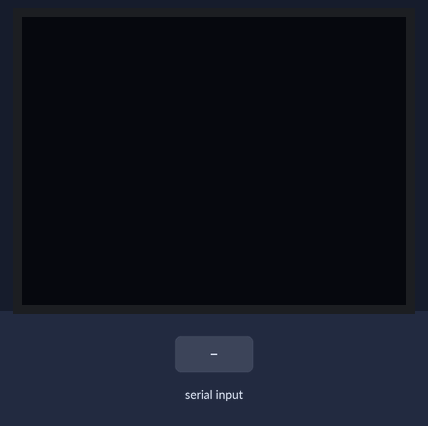
The program below on a simulated Arduino Uno, built with avr-gcc and run on an emulated ATmega328P. Parts: 128×96 one-colour display. Inputs (shaded band) come from the test bench. What the program prints to the serial monitor is not drawn.

Above: at 1.2 s.
1.3 s: "1\n" received over Serial
3.8 s: "0\n" received over Serial
At 5.9 s:
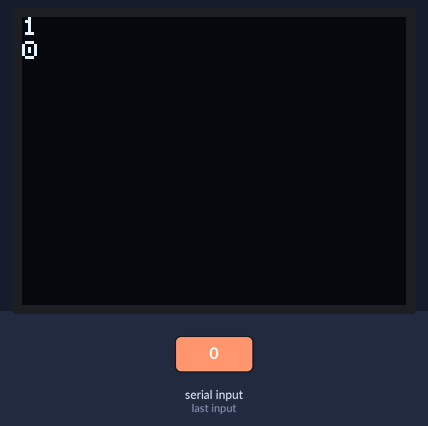
6.3 s: "2\n" received over Serial
Timing chart, 0 to 9.3 s (numbered marks = the images above; inputs shaded):
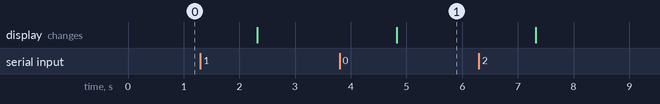

The program:

main.cpp
```cpp
#include <Arduino.h>
#include <TVout.h>
#include <stdint.h>

#include "font.h"
#include "utils.h"
#include "commands.h"

#define BAUDRATE 3884
#define HORIZONTAL_RESOLUTION 128
#define VERTICAL_RESOLUTION 96

TVout TV;

// TODO: Rewrite this
void handle_data(const char* data, int data_length) {
  switch (data[0])
  {
    case SET_CURSOR_COMMAND:
    {
      if(data_length < SET_CURSOR_COMMAND_LENGTH) {
        Serial.println("ERROR");
        return;
      }

      uint8_t x = data[1];
      uint8_t y = data[2];

    #ifdef DEBUG
      Serial.print("Setting cursor: x - ");
      Serial.print(x);
      Serial.print(" ; y - ");
      Serial.print(y);
      Serial.println();
    #endif

      TV.set_cursor(x, y);
      return;
    }
    case SET_PIXEL_COMMAND:
    {
      if(data_length < SET_PIXEL_COMMAND_LENGTH) {
        Serial.println("ERROR");
        return;
      }

      uint8_t x = data[1];
      uint8_t y = data[2];
      char c = data[3];

    #ifdef DEBUG
      Serial.print("Setting pixel: x - ");
      Serial.print(x);
      Serial.print(" ; y - ");
      Serial.print(y);
      Serial.print(" ; character - ");
      Serial.print(c);
      Serial.println();
    #endif

      TV.set_pixel(x, y, c);
      return;
    }
    case FILL_SCREEN_COMMAND:
    {
      if(data_length < FILL_SCREEN_COMMAND_LENGTH) {
        Serial.println("ERROR");
        return;
      }

      uint8_t color = data[1];

    #ifdef DEBUG
      Serial.print("Filling screen: color - ");
      Serial.print(color);
      Serial.println();
    #endif

      TV.fill(color);
      return;
    }
    default:
    {
      TV.print(const_cast<char*>(data));
      break;
    }
  }
}

void setup() {
  Serial.begin(BAUDRATE);

  TV.begin(PAL, HORIZONTAL_RESOLUTION, VERTICAL_RESOLUTION);
  TV.select_font(font6x8);
}

void loop() {
  if(Serial.available() == 0) return;

  String data = Serial.readStringUntil('\x00');
  Serial.println(data); // Echo data back

  if(data.length() < 2) {
    return;
  }

  handle_data(data.c_str(), data.length());
}
```

commands.h
```cpp
#pragma once
#include <Arduino.h>

#define SET_CURSOR_COMMAND '\x10'
#define SET_CURSOR_COMMAND_LENGTH 4 // 0x10 x y 0x00

#define SET_PIXEL_COMMAND '\x11'
#define SET_PIXEL_COMMAND_LENGTH 5 // 0x11 x y character 0x00

#define FILL_SCREEN_COMMAND '\x12'
#define FILL_SCREEN_COMMAND_LENGTH 3 // 0x12 color 0x00
```

font.h
```cpp
#pragma once

#include <avr/pgmspace.h>

PROGMEM const unsigned char font6x8[] = {

	6,8,32,
	//32 Space
	0b00000000,
	0b00000000,
	0b00000000,
	0b00000000,
	0b00000000,
	0b00000000,
	0b00000000,
	0b00000000,
	//33 Exclamation !
	0b01000000,
	0b01000000,
	0b01000000,
	0b01000000,
	0b01000000,
	0b00000000,
	0b01000000,
	0b00000000,
	//34 Quotes "
	0b01010000,
	0b01010000,
	0b01010000,
	0b00000000,
	0b00000000,
	0b00000000,
	0b00000000,
	0b00000000,
	//35 Number #
	0b00000000,
	0b00000000,
	0b01010000,
	0b11111000,
	0b01010000,
	0b11111000,
	0b01010000,
	0b00000000,
	//36 Dollars $
	0b00100000,
	0b01110000,
	0b10100000,
	0b01110000,
	0b00101000,
	0b01110000,
	0b00100000,
	0b00000000,
	//37 Percent %
	0b00000000,
	0b11001000,
	0b11010000,
	0b00100000,
	0b01011000,
	0b10011000,
	0b00000000,
	0b00000000,
	//38 Ampersand &
	0b00100000,
	0b01010000,
	0b10000000,
	0b01000000,
	0b10101000,
	0b10010000,
	0b01101000,
	0b00000000,
	//39 Single Quote '
	0b01000000,
	0b01000000,
	0b01000000,
	0b00000000,
	0b00000000,
	0b00000000,
	0b00000000,
	0b00000000,
	//40 Left Parenthesis (
	0b00010000,
	0b00100000,
	0b01000000,
	0b01000000,
	0b01000000,
	0b00100000,
	0b00010000,
	0b00000000,
	//41 Right Parenthesis )
	0b01000000,
	0b00100000,
	0b00010000,
	0b00010000,
	0b00010000,
	0b00100000,
	0b01000000,
	0b00000000,
	//42 Star *
	0b00010000,
	0b00111000,
	0b00010000,
	0b00000000,
	0b00000000,
	0b00000000,
	0b00000000,
	0b00000000,
	//43 Plus +
	0b00000000,
	0b00100000,
	0b00100000,
	0b11111000,
	0b00100000,
	0b00100000,
	0b00000000,
	0b00000000,
	//44 Comma ,
	0b00000000,
	0b00000000,
	0b00000000,
	0b00000000,
	0b00000000,
	0b00010000,
	0b00010000,
	0b00000000,
	//45 Minus -
	0b00000000,
	0b00000000,
	0b00000000,
	0b11111000,
	0b00000000,
	0b00000000,
	0b00000000,
	0b00000000,
	//46 Period .
	0b00000000,
	0b00000000,
	0b00000000,
	0b00000000,
	0b00000000,
	0b00010000,
	0b00000000,
	0b00000000,
	// 47 Backslash /
	0b00000000,
	0b00001000,
	0b00010000,
	0b00100000,
	0b01000000,
	0b10000000,
	0b00000000,
	0b00000000,
	// 48 Zero
	0b01110000,
	0b10001000,
	0b10101000,
	0b10101000,
	0b10001000,
	0b01110000,
	0b00000000,
	0b00000000,
	//49 One
	0b00100000,
	0b01100000,
	0b00100000,
	0b00100000,
	0b00100000,
	0b01110000,
	0b00000000,
	0b00000000,
	//50 two
	0b01110000,
	0b10001000,
	0b00010000,
	0b00100000,
	0b01000000,
	0b11111000,
	0b00000000,
	0b00000000,
	 //51 Three
	0b11111000,
	0b00010000,
	0b00100000,
	0b00010000,
	0b10001000,
	0b01110000,
	0b00000000,
	0b00000000,
	//52 Four
	0b10010000,
	0b10010000,
	0b10010000,
	0b11111000,
	0b00010000,
	0b00010000,
	0b00000000,
	0b00000000,
	//53 Five
	0b11111000,
	0b10000000,
	0b11110000,
	0b00001000,
	0b10001000,
	0b01110000,
	0b00000000,
	0b00000000,
	//54 Six
	0b01110000,
	0b10000000,
	0b11110000,
	0b10001000,
	0b10001000,
	0b01110000,
	0b00000000,
	0b00000000,
	//55 Seven
	0b11111000,
	0b00001000,
	0b00010000,
	0b00100000,
	0b01000000,
	0b10000000,
	0b00000000,
	0b00000000,
	//56 Eight
	0b01110000,
	0b10001000,
	0b01110000,
	0b10001000,
	0b10001000,
	0b01110000,
	0b00000000,
	0b00000000,
	//57 Nine
	0b01110000,
	0b10001000,
	0b10001000,
	0b01111000,
	0b00001000,
	0b01110000,
	0b00000000,
	0b00000000,
	//58 :
	0b00000000,
	0b00000000,
	0b00100000,
	0b00000000,
	0b00000000,
	0b00100000,
	0b00000000,
	0b00000000,
	//59 ;
	0b00000000,
	0b00000000,
	0b00100000,
	0b00000000,
	0b00100000,
	0b00100000,
	0b01000000,
	0b00000000,
	//60 <
	0b00000000,
	0b00011000,
	0b01100000,
	0b10000000,
	0b01100000,
	0b00011000,
	0b00000000,
	0b00000000,
	//61 =
	0b00000000,
	0b00000000,
	0b01111000,
	0b00000000,
	0b01111000,
	0b00000000,
	0b00000000,
	0b00000000,
	//62 >
	0b00000000,
	0b11000000,
	0b00110000,
	0b00001000,
	0b00110000,
	0b11000000,
	0b00000000,
	0b00000000,
	//63 ?
	0b01100000,
	0b10010000,
	0b00100000,
	0b00100000,
	0b00000000,
	0b00100000,
	0b00000000,
	0b00000000,
	//64 @
	0b01110000,
	0b10001000,
	0b10011000,
	0b10101000,
	0b10010000,
	0b10001000,
	0b01110000,
	0b00000000,
	//65 A
	0b00100000,
	0b01010000,
	0b10001000,
	0b11111000,
	0b10001000,
	0b10001000,
	0b00000000,
	0b00000000,
	//B
	0b11110000,
	0b10001000,
	0b11110000,
	0b10001000,
	0b10001000,
	0b11110000,
	0b00000000,
	0b00000000,
	//C
	0b01110000,
	0b10001000,
	0b10000000,
	0b10000000,
	0b10001000,
	0b01110000,
	0b00000000,
	0b00000000,
	//D
	0b11110000,
	0b10001000,
	0b10001000,
	0b10001000,
	0b10001000,
	0b11110000,
	0b00000000,
	0b00000000,
	//E
	0b11111000,
	0b10000000,
	0b11111000,
	0b10000000,
	0b10000000,
	0b11111000,
	0b00000000,
	0b00000000,
	//F
	0b11111000,
	0b10000000,
	0b11110000,
	0b10000000,
	0b10000000,
	0b10000000,
	0b00000000,
	0b00000000,
	//G
	0b01110000,
	0b10001000,
	0b10000000,
	0b10011000,
	0b10001000,
	0b01110000,
	0b00000000,
	0b00000000,
	//H
	0b10001000,
	0b10001000,
	0b11111000,
	0b10001000,
	0b10001000,
	0b10001000,
	0b00000000,
	0b00000000,
	//I
	0b01110000,
	0b00100000,
	0b00100000,
	0b00100000,
	0b00100000,
	0b01110000,
	0b00000000,
	0b00000000,
	//J
	0b00111000,
	0b00010000,
	0b00010000,
	0b00010000,
	0b10010000,
	0b01100000,
	0b00000000,
	0b00000000,
	//K
	0b10001000,
	0b10010000,
	0b11100000,
	0b10100000,
	0b10010000,
	0b10001000,
	0b00000000,
	0b00000000,
	//L
	0b10000000,
	0b10000000,
	0b10000000,
	0b10000000,
	0b10000000,
	0b11111000,
	0b00000000,
	0b00000000,
	//M
	0b10001000,
	0b11011000,
	0b10101000,
	0b10101000,
	0b10001000,
	0b10001000,
	0b00000000,
	0b00000000,
	//N
	0b10001000,
	0b10001000,
	0b11001000,
	0b10101000,
	0b10011000,
	0b10001000,
	0b00000000,
	0b00000000,
	//O
	0b01110000,
	0b10001000,
	0b10001000,
	0b10001000,
	0b10001000,
	0b01110000,
	0b00000000,
	0b00000000,
	//P
	0b11110000,
	0b10001000,
	0b11110000,
	0b10000000,
	0b10000000,
	0b10000000,
	0b00000000,
	0b00000000,
	//Q
	0b01110000,
	0b10001000,
	0b10001000,
	0b10101000,
	0b10010000,
	0b01101000,
	0b00000000,
	0b00000000,
	//R
	0b11110000,
	0b10001000,
	0b11110000,
	0b10100000,
	0b10010000,
	0b10001000,
	0b00000000,
	0b00000000,
	//S
	0b01111000,
	0b10000000,
	0b01110000,
	0b00001000,
	0b00001000,
	0b11110000,
	0b00000000,
	0b00000000,
	//T
	0b11111000,
	0b00100000,
	0b00100000,
	0b00100000,
	0b00100000,
	0b00100000,
	0b00000000,
	0b00000000,
	//U
	0b10001000,
	0b10001000,
	0b10001000,
	0b10001000,
	0b10001000,
	0b01110000,
	0b00000000,
	0b00000000,
	//V
	0b10001000,
	0b10001000,
	0b10001000,
	0b10001000,
	0b01010000,
	0b00100000,
	0b00000000,
	0b00000000,
	//W
	0b10001000,
	0b10001000,
	0b10101000,
	0b10101000,
	0b10101000,
	0b01010000,
	0b00000000,
	0b00000000,
	//X
	0b10001000,
	0b01010000,
	0b00100000,
	0b01010000,
	0b10001000,
	0b10001000,
	0b00000000,
	0b00000000,
	//Y
	0b10001000,
	0b10001000,
	0b01010000,
	0b00100000,
	0b00100000,
	0b00100000,
	0b00000000,
	0b00000000,
	//Z
	0b11111000,
	0b00001000,
	0b00010000,
	0b00100000,
	0b01000000,
	0b11111000,
	0b00000000,
	0b00000000,
	//91 [
	0b11100000,
	0b10000000,
	0b10000000,
	0b10000000,
	0b10000000,
	0b11100000,
	0b00000000,
	0b00000000,
	//92 (backslash)
	0b00000000,
	0b10000000,
	0b01000000,
	0b00100000,
	0b00010000,
	0b00001000,
	0b00000000,
	0b00000000,
	//93 ]
	0b00111000,
	0b00001000,
	0b00001000,
	0b00001000,
	0b00001000,
	0b00111000,
	0b00000000,
	0b00000000,
	//94 ^
	0b00100000,
	0b01010000,
	0b00000000,
	0b00000000,
	0b00000000,
	0b00000000,
	0b00000000,
	0b00000000,
	//95 _
	0b00000000,
	0b00000000,
	0b00000000,
	0b00000000,
	0b00000000,
	0b00000000,
	0b11111000,
	0b00000000,
	//96 `
	0b10000000,
	0b01000000,
	0b00000000,
	0b00000000,
	0b00000000,
	0b00000000,
	0b00000000,
	0b00000000,
	//97 a
	0b00000000,
	0b01100000,
	0b00010000,
	0b01110000,
	0b10010000,
	0b01100000,
	0b00000000,
	0b00000000,
	//98 b
	0b10000000,
	0b10000000,
	0b11100000,
	0b10010000,
	0b10010000,
	0b11100000,
	0b00000000,
	0b00000000,
	//99 c
	0b00000000,
	0b00000000,
	0b01110000,
	0b10000000,
	0b10000000,
	0b01110000,
	0b00000000,
	0b00000000,
	// 100 d
	0b00010000,
	0b00010000,
	0b01110000,
	0b10010000,
	0b10010000,
	0b01110000,
	0b00000000,
	0b00000000,
	//101 e
	0b00000000,
	0b01100000,
	0b10010000,
	0b11110000,
	0b10000000,
	0b01110000,
	0b00000000,
	0b00000000,
	//102 f
	0b00110000,
	0b01000000,
	0b11100000,
	0b01000000,
	0b01000000,
	0b01000000,
	0b00000000,
	0b00000000,
	//103 g
	0b00000000,
	0b01100000,
	0b10010000,
	0b01110000,
	0b00010000,
	0b00010000,
	0b01100000,
	0b00000000,
	//104 h
	0b10000000,
	0b10000000,
	0b11100000,
	0b10010000,
	0b10010000,
	0b10010000,
	0b00000000,
	0b00000000,
	//105 i
	0b00100000,
	0b00000000,
	0b00100000,
	0b00100000,
	0b00100000,
	0b01110000,
	0b00000000,
	0b00000000,
	//106 j
	0b00010000,
	0b00000000,
	0b00110000,
	0b00010000,
	0b00010000,
	0b00010000,
	0b01100000,
	0b00000000,
	//107 k
	0b10000000,
	0b10010000,
	0b10100000,
	0b11000000,
	0b10100000,
	0b10010000,
	0b00000000,
	0b00000000,
	//108 l
	0b01100000,
	0b00100000,
	0b00100000,
	0b00100000,
	0b00100000,
	0b01110000,
	0b00000000,
	0b00000000,
	//109 m
	0b00000000,
	0b00000000,
	0b01010000,
	0b10101000,
	0b10101000,
	0b10101000,
	0b00000000,
	0b00000000,
	//110 n
	0b00000000,
	0b00000000,
	0b11110000,
	0b10001000,
	0b10001000,
	0b10001000,
	0b00000000,
	0b00000000,
	//111 o
	0b00000000,
	0b00000000,
	0b01100000,
	0b10010000,
	0b10010000,
	0b01100000,
	0b00000000,
	0b00000000,
	//112 p
	0b00000000,
	0b00000000,
	0b01100000,
	0b10010000,
	0b11110000,
	0b10000000,
	0b10000000,
	0b00000000,
	//113 q
	0b00000000,
	0b00000000,
	0b01100000,
	0b10010000,
	0b11110000,
	0b00010000,
	0b00010000,
	0b00000000,
	//114 r
	0b00000000,
	0b00000000,
	0b10110000,
	0b01001000,
	0b01000000,
	0b01000000,
	0b00000000,
	0b00000000,
	//115 s
	0b00000000,
	0b00110000,
	0b01000000,
	0b00100000,
	0b00010000,
	0b01100000,
	0b00000000,
	0b00000000,
	//116 t
	0b01000000,
	0b01000000,
	0b11100000,
	0b01000000,
	0b01000000,
	0b01000000,
	0b00000000,
	0b00000000,
	// 117u
	0b00000000,
	0b00000000,
	0b10010000,
	0b10010000,
	0b10010000,
	0b01100000,
	0b00000000,
	0b00000000,
	//118 v
	0b00000000,
	0b00000000,
	0b10001000,
	0b10001000,
	0b01010000,
	0b00100000,
	0b00000000,
	0b00000000,
	//119 w
	0b00000000,
	0b00000000,
	0b10001000,
	0b10101000,
	0b10101000,
	0b01010000,
	0b00000000,
	0b00000000,
	//120 x
	0b00000000,
	0b10001000,
	0b01010000,
	0b00100000,
	0b01010000,
	0b10001000,
	0b00000000,
	0b00000000,
	//121 y
	0b00000000,
	0b00000000,
	0b10010000,
	0b10010000,
	0b01100000,
	0b01000000,
	0b10000000,
	0b00000000,
	//122 z
	0b00000000,
	0b00000000,
	0b11110000,
	0b00100000,
	0b01000000,
	0b11110000,
	0b00000000,
	0b00000000,
	//123 {
	0b00100000,
	0b01000000,
	0b01000000,
	0b10000000,
	0b01000000,
	0b01000000,
	0b00100000,
	0b00000000,
	//124 |
	0b00100000,
	0b00100000,
	0b00100000,
	0b00100000,
	0b00100000,
	0b00100000,
	0b00100000,
	0b00000000,
	//125 }
	0b00100000,
	0b00010000,
	0b00010000,
	0b00001000,
	0b00010000,
	0b00010000,
	0b00100000,
	0b00000000,
	//126 ~
	0b01000000,
	0b10101000,
	0b00010000,
	0b00000000,
	0b00000000,
	0b00000000,
	0b00000000,
	0b00000000,
	//127 DEL
	0b00000000,
	0b00000000,
	0b00000000,
	0b00000000,
	0b00000000,
	0b00000000,
	0b00000000,
	0b00000000
};
```

utils.h
```cpp
#pragma once
#include <Arduino.h>

#define MAX_COMMAND_LENGTH 10

uint8_t parse_command(char* buff, char* command, uint8_t command_len) {
    for(int i = 0; i < command_len; i++) {

    }

    return 0;
}
```

Measured:
- after the input at 3.8 s, the display: changes after 1.0 s (image 1)
